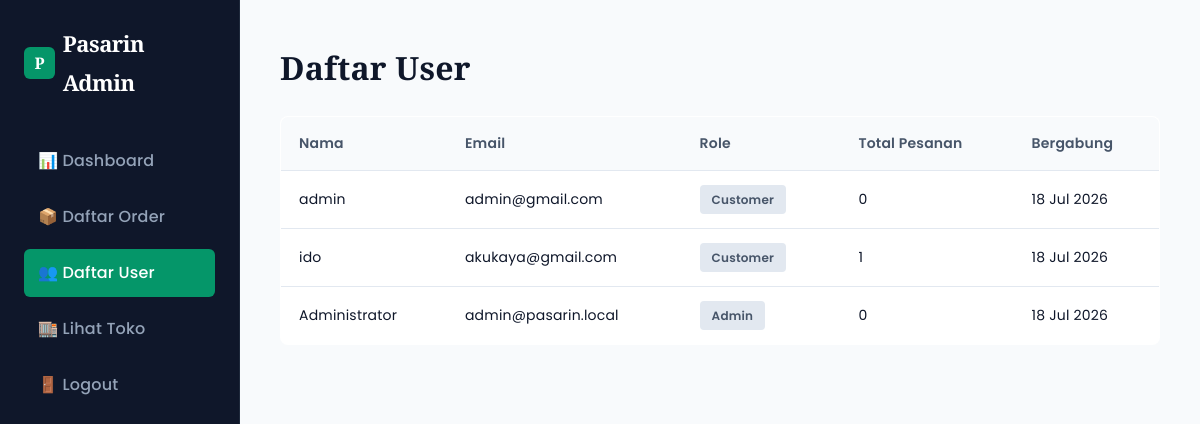
The page /admin/users.php (signed in) on the database its author committed.
### tables this page shows
CREATE TABLE `users` (
  `id` int(10) UNSIGNED NOT NULL,
  `username` varchar(100) NOT NULL,
  `email` varchar(150) NOT NULL,
  `password` varchar(255) NOT NULL,
  `role` enum('customer','admin') NOT NULL DEFAULT 'customer',
  `created_at` datetime NOT NULL DEFAULT current_timestamp()
);

### includes/functions.php (called while the page is built, shortened)
<?php
function sanitize(?string $value): string
{
    return htmlspecialchars(trim($value ?? ''), ENT_QUOTES, 'UTF-8');
}

### admin/users.php (the view, shortened to what this page needs)
<?php
$pdo = getDBConnection();
$users = $pdo->query(
    "SELECT u.id, u.username, u.email, u.role, u.created_at,
            (SELECT COUNT(*) FROM orders o WHERE o.user_id = u.id) AS total_orders
     FROM users u
     ORDER BY u.created_at DESC"
)->fetchAll();
$activePage = 'users';
require_once __DIR__ . '/includes/admin_header.php';
?>
<h1 style="margin-bottom:20px;">Daftar User</h1>
<table>
    <thead>
        <tr>
            <th>Nama</th>
            <th>Email</th>
            <th>Role</th>
            <th>Total Pesanan</th>
            <th>Bergabung</th>
        </tr>
    </thead>
    <tbody>
        <?php foreach ($users as $user): ?>
            <tr>
                <td><?= sanitize($user['username']) ?></td>
                <td><?= sanitize($user['email']) ?></td>
                <td><span class="badge"><?= ucfirst(sanitize($user['role'])) ?></span></td>
                <td><?= (int) $user['total_orders'] ?></td>
                <td><?= date('d M Y', strtotime($user['created_at'])) ?></td>
            </tr>
        <?php endforeach; ?>
    </tbody>
</table>
<?php require_once __DIR__ . '/includes/admin_footer.php'; ?>

### admin/includes/admin_header.php (shortened to what this page needs)
<?php
$activePage = $activePage ?? '';
?>
<!DOCTYPE html>
<html lang="id">
<head>
    <link rel="stylesheet" href="<?= BASE_URL ?>/assets/css/style.css">
</head>
<body>
<div class="admin-layout">
    <aside class="admin-sidebar">
        <div class="brand">
            <span class="brand-logo">P</span> Pasarin Admin
        </div>
        <nav>
            <a href="<?= BASE_URL ?>/admin/index.php" class="<?= $activePage === 'dashboard' ? 'active' : '' ?>">📊 Dashboard</a>
            <a href="<?= BASE_URL ?>/admin/orders.php" class="<?= $activePage === 'orders' ? 'active' : '' ?>">📦 Daftar Order</a>
            <a href="<?= BASE_URL ?>/admin/users.php" class="<?= $activePage === 'users' ? 'active' : '' ?>">👥 Daftar User</a>
            <a href="<?= BASE_URL ?>/index.php">🏬 Lihat Toko</a>
            <a href="<?= BASE_URL ?>/logout.php">🚪 Logout</a>
        </nav>
    </aside>
    <main class="admin-content">

### admin/includes/admin_footer.php
    </main>
</div>
</body>
</html>

### assets/css/style.css (style rules this page uses)
:root { --primary: #059669; --primary-dark: #047857; --secondary: #10b981; --bg: #f8fafc; --card-bg: #ffffff; --text: #0f172a; --text-muted: #64748b; --border: #e2e8f0; --success: #16a34a; --danger: #ef4444; --radius: 8px; --shadow: 0 1px 3px 0 rgba(0, 0, 0, 0.05), 0 1px 2px -1px rgba(0, 0, 0, 0.05); --shadow-hover: 0 10px 15px -3px rgba(0, 0, 0, 0.05), 0 4px 6px -4px rgba(0, 0, 0, 0.05); }
* { box-sizing: border-box; margin: 0; padding: 0; }
body { font-family: 'Poppins', system-ui, sans-serif; background: var(--bg); color: var(--text); line-height: 1.6; -webkit-font-smoothing: antialiased; }
a { text-decoration: none; color: inherit; transition: color 0.2s; }
.brand { font-size: 22px; font-weight: 700; color: var(--primary); display: flex; align-items: center; gap: 8px; letter-spacing: -0.5px; }
.brand-logo { background: var(--primary); color: #fff; width: 32px; height: 32px; border-radius: 6px; display: flex; align-items: center; justify-content: center; font-size: 16px; font-weight: 800; }
.badge { display: inline-block; background: #e2e8f0; color: #475569; padding: 4px 12px; border-radius: 4px; font-size: 12px; font-weight: 600; margin-right: 6px; }
table { width: 100%; border-collapse: collapse; background: var(--card-bg); border: 1px solid var(--border); border-radius: var(--radius); overflow: hidden; }
th, td { padding: 14px 18px; text-align: left; border-bottom: 1px solid var(--border); font-size: 14px; }
th { background: #f8fafc; font-weight: 600; color: #475569; }
tr:last-child td { border-bottom: none; }
.admin-layout { display: grid; grid-template-columns: 240px 1fr; min-height: 100vh; }
.admin-sidebar { background: #0f172a; color: #fff; padding: 24px; border-right: 1px solid #1e293b; }
.admin-sidebar .brand { color: #fff; margin-bottom: 36px; }
.admin-sidebar a { display: block; padding: 10px 14px; border-radius: 6px; color: #94a3b8; margin-bottom: 8px; font-weight: 500; transition: all 0.2s; }
.admin-sidebar a.active { background: var(--primary); color: #fff; }
.admin-content { padding: 40px; background: #f8fafc; }
h1,h2,h3,h4,h5,h6, .hero h1, .section-title, .brand, .product-detail h1 { font-family:'Playfair Display',serif; }
body { letter-spacing:.2px; line-height:1.75; }

### rows shown on the page
users: username "admin", email "admin@gmail.com", role "Customer", total_orders "0", created_at "18 Jul 2026"
users: username "ido", email "akukaya@gmail.com", role "Customer", total_orders "1", created_at "18 Jul 2026"
users: username "Administrator", email "admin@pasarin.local", role "Admin", total_orders "0", created_at "18 Jul 2026"
